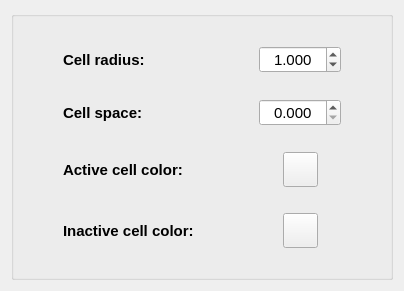
     <widget class="QWidget" name="tab_2">
      <attribute name="title">
       <string>Visual info</string>
      </attribute>
      <layout class="QGridLayout" name="gridLayout_4">
       <item row="0" column="0">
        <widget class="QGroupBox" name="groupBox_2">
         <property name="title">
          <string/>
         </property>
         <layout class="QGridLayout" name="gridLayout_2">
          <item row="0" column="0">
           <spacer name="verticalSpacer_6">
            <property name="orientation">
             <enum>Qt::Vertical</enum>
            </property>
            <property name="sizeType">
             <enum>QSizePolicy::Fixed</enum>
            </property>
            <property name="sizeHint" stdset="0">
             <size>
              <width>20</width>
              <height>20</height>
             </size>
            </property>
           </spacer>
          </item>
          <item row="1" column="0">
           <layout class="QHBoxLayout" name="horizontalLayout_5">
            <item>
             <spacer name="horizontalSpacer_14">
              <property name="orientation">
               <enum>Qt::Horizontal</enum>
              </property>
              <property name="sizeType">
               <enum>QSizePolicy::Fixed</enum>
              </property>
              <property name="sizeHint" stdset="0">
               <size>
                <width>40</width>
                <height>20</height>
               </size>
              </property>
             </spacer>
            </item>
            <item>
             <widget class="QLabel" name="label_4">
              <property name="minimumSize">
               <size>
                <width>150</width>
                <height>0</height>
               </size>
              </property>
              <property name="maximumSize">
               <size>
                <width>150</width>
                <height>16777215</height>
               </size>
              </property>
              <property name="font">
               <font>
                <pointsize>11</pointsize>
                <weight>75</weight>
                <bold>true</bold>
               </font>
              </property>
              <property name="text">
               <string>Cell radius:</string>
              </property>
             </widget>
            </item>
            <item>
             <spacer name="horizontalSpacer_11">
              <property name="orientation">
               <enum>Qt::Horizontal</enum>
              </property>
              <property name="sizeHint" stdset="0">
               <size>
                <width>40</width>
                <height>20</height>
               </size>
              </property>
             </spacer>
            </item>
            <item>
             <widget class="QDoubleSpinBox" name="doubleSpinBox_CellRadius">
              <property name="font">
               <font>
                <pointsize>11</pointsize>
               </font>
              </property>
              <property name="alignment">
               <set>Qt::AlignCenter</set>
              </property>
              <property name="decimals">
               <number>3</number>
              </property>
              <property name="minimum">
               <double>0.001000000000000</double>
              </property>
              <property name="maximum">
               <double>100.000000000000000</double>
              </property>
              <property name="singleStep">
               <double>0.001000000000000</double>
              </property>
              <property name="value">
               <double>1.000000000000000</double>
              </property>
             </widget>
            </item>
            <item>
             <spacer name="horizontalSpacer_17">
              <property name="orientation">
               <enum>Qt::Horizontal</enum>
              </property>
              <property name="sizeHint" stdset="0">
               <size>
                <width>40</width>
                <height>20</height>
               </size>
              </property>
             </spacer>
            </item>
           </layout>
          </item>
          <item row="2" column="0">
           <spacer name="verticalSpacer_7">
            <property name="orientation">
             <enum>Qt::Vertical</enum>
            </property>
            <property name="sizeType">
             <enum>QSizePolicy::Fixed</enum>
            </property>
            <property name="sizeHint" stdset="0">
             <size>
              <width>20</width>
              <height>20</height>
             </size>
            </property>
           </spacer>
          </item>
          <item row="3" column="0">
           <layout class="QHBoxLayout" name="horizontalLayout_6">
            <item>
             <spacer name="horizontalSpacer_15">
              <property name="orientation">
               <enum>Qt::Horizontal</enum>
              </property>
              <property name="sizeType">
               <enum>QSizePolicy::Fixed</enum>
              </property>
              <property name="sizeHint" stdset="0">
               <size>
                <width>40</width>
                <height>20</height>
               </size>
              </property>
             </spacer>
            </item>
            <item>
             <widget class="QLabel" name="label_6">
              <property name="minimumSize">
               <size>
                <width>150</width>
                <height>0</height>
               </size>
              </property>
              <property name="maximumSize">
               <size>
                <width>150</width>
                <height>16777215</height>
               </size>
              </property>
              <property name="font">
               <font>
                <pointsize>11</pointsize>
                <weight>75</weight>
                <bold>true</bold>
               </font>
              </property>
              <property name="text">
               <string>Cell space:</string>
              </property>
             </widget>
            </item>
            <item>
             <spacer name="horizontalSpacer_12">
              <property name="orientation">
               <enum>Qt::Horizontal</enum>
              </property>
              <property name="sizeHint" stdset="0">
               <size>
                <width>40</width>
                <height>20</height>
               </size>
              </property>
             </spacer>
            </item>
            <item>
             <widget class="QDoubleSpinBox" name="doubleSpinBox_CellSpace">
              <property name="font">
               <font>
                <pointsize>11</pointsize>
               </font>
              </property>
              <property name="alignment">
               <set>Qt::AlignCenter</set>
              </property>
              <property name="decimals">
               <number>3</number>
              </property>
              <property name="maximum">
               <double>100.000000000000000</double>
              </property>
             </widget>
            </item>
            <item>
             <spacer name="horizontalSpacer_18">
              <property name="orientation">
               <enum>Qt::Horizontal</enum>
              </property>
              <property name="sizeHint" stdset="0">
               <size>
                <width>40</width>
                <height>20</height>
               </size>
              </property>
             </spacer>
            </item>
           </layout>
          </item>
          <item row="4" column="0">
           <spacer name="verticalSpacer_8">
            <property name="orientation">
             <enum>Qt::Vertical</enum>
            </property>
            <property name="sizeType">
             <enum>QSizePolicy::Fixed</enum>
            </property>
            <property name="sizeHint" stdset="0">
             <size>
              <width>20</width>
              <height>20</height>
             </size>
            </property>
           </spacer>
          </item>
          <item row="5" column="0">
           <layout class="QHBoxLayout" name="horizontalLayout_7">
            <item>
             <spacer name="horizontalSpacer_16">
              <property name="orientation">
               <enum>Qt::Horizontal</enum>
              </property>
              <property name="sizeType">
               <enum>QSizePolicy::Fixed</enum>
              </property>
              <property name="sizeHint" stdset="0">
               <size>
                <width>40</width>
                <height>20</height>
               </size>
              </property>
             </spacer>
            </item>
            <item>
             <widget class="QLabel" name="label_5">
              <property name="minimumSize">
               <size>
                <width>150</width>
                <height>0</height>
               </size>
              </property>
              <property name="maximumSize">
               <size>
                <width>150</width>
                <height>16777215</height>
               </size>
              </property>
              <property name="font">
               <font>
                <pointsize>11</pointsize>
                <weight>75</weight>
                <bold>true</bold>
               </font>
              </property>
              <property name="text">
               <string>Active cell color:</string>
              </property>
             </widget>
            </item>
            <item>
             <spacer name="horizontalSpacer_13">
              <property name="orientation">
               <enum>Qt::Horizontal</enum>
              </property>
              <property name="sizeHint" stdset="0">
               <size>
                <width>40</width>
                <height>20</height>
               </size>
              </property>
             </spacer>
            </item>
            <item>
             <widget class="QPushButton" name="pushButton_ActiveCellColor">
              <property name="minimumSize">
               <size>
                <width>35</width>
                <height>35</height>
               </size>
              </property>
              <property name="maximumSize">
               <size>
                <width>35</width>
                <height>35</height>
               </size>
              </property>
              <property name="text">
               <string/>
              </property>
             </widget>
            </item>
            <item>
             <spacer name="horizontalSpacer_19">
              <property name="orientation">
               <enum>Qt::Horizontal</enum>
              </property>
              <property name="sizeHint" stdset="0">
               <size>
                <width>40</width>
                <height>20</height>
               </size>
              </property>
             </spacer>
            </item>
           </layout>
          </item>
          <item row="6" column="0">
           <spacer name="verticalSpacer_10">
            <property name="orientation">
             <enum>Qt::Vertical</enum>
            </property>
            <property name="sizeType">
             <enum>QSizePolicy::Fixed</enum>
            </property>
            <property name="sizeHint" stdset="0">
             <size>
              <width>20</width>
              <height>20</height>
             </size>
            </property>
           </spacer>
          </item>
          <item row="7" column="0">
           <layout class="QHBoxLayout" name="horizontalLayout_20">
            <item>
             <spacer name="horizontalSpacer_36">
              <property name="orientation">
               <enum>Qt::Horizontal</enum>
              </property>
              <property name="sizeType">
               <enum>QSizePolicy::Fixed</enum>
              </property>
              <property name="sizeHint" stdset="0">
               <size>
                <width>40</width>
                <height>20</height>
               </size>
              </property>
             </spacer>
            </item>
            <item>
             <widget class="QLabel" name="label_14">
              <property name="minimumSize">
               <size>
                <width>150</width>
                <height>0</height>
               </size>
              </property>
              <property name="maximumSize">
               <size>
                <width>150</width>
                <height>16777215</height>
               </size>
              </property>
              <property name="font">
               <font>
                <pointsize>11</pointsize>
                <weight>75</weight>
                <bold>true</bold>
               </font>
              </property>
              <property name="text">
               <string>Inactive cell color:</string>
              </property>
             </widget>
            </item>
            <item>
             <spacer name="horizontalSpacer_37">
              <property name="orientation">
               <enum>Qt::Horizontal</enum>
              </property>
              <property name="sizeHint" stdset="0">
               <size>
                <width>40</width>
                <height>20</height>
               </size>
              </property>
             </spacer>
            </item>
            <item>
             <widget class="QPushButton" name="pushButton_InactiveCellColor">
              <property name="minimumSize">
               <size>
                <width>35</width>
                <height>35</height>
               </size>
              </property>
              <property name="maximumSize">
               <size>
                <width>35</width>
                <height>35</height>
               </size>
              </property>
              <property name="text">
               <string/>
              </property>
             </widget>
            </item>
            <item>
             <spacer name="horizontalSpacer_38">
              <property name="orientation">
               <enum>Qt::Horizontal</enum>
              </property>
              <property name="sizeHint" stdset="0">
               <size>
                <width>40</width>
                <height>20</height>
               </size>
              </property>
             </spacer>
            </item>
           </layout>
          </item>
          <item row="8" column="0">
           <spacer name="verticalSpacer_9">
            <property name="orientation">
             <enum>Qt::Vertical</enum>
            </property>
            <property name="sizeType">
             <enum>QSizePolicy::Fixed</enum>
            </property>
            <property name="sizeHint" stdset="0">
             <size>
              <width>20</width>
              <height>20</height>
             </size>
            </property>
           </spacer>
          </item>
         </layout>
         <zorder>verticalSpacer_6</zorder>
         <zorder>verticalSpacer_7</zorder>
         <zorder>verticalSpacer_8</zorder>
         <zorder>verticalSpacer_9</zorder>
         <zorder>verticalSpacer_10</zorder>
         <zorder></zorder>
        </widget>
       </item>
      </layout>
     </widget>
